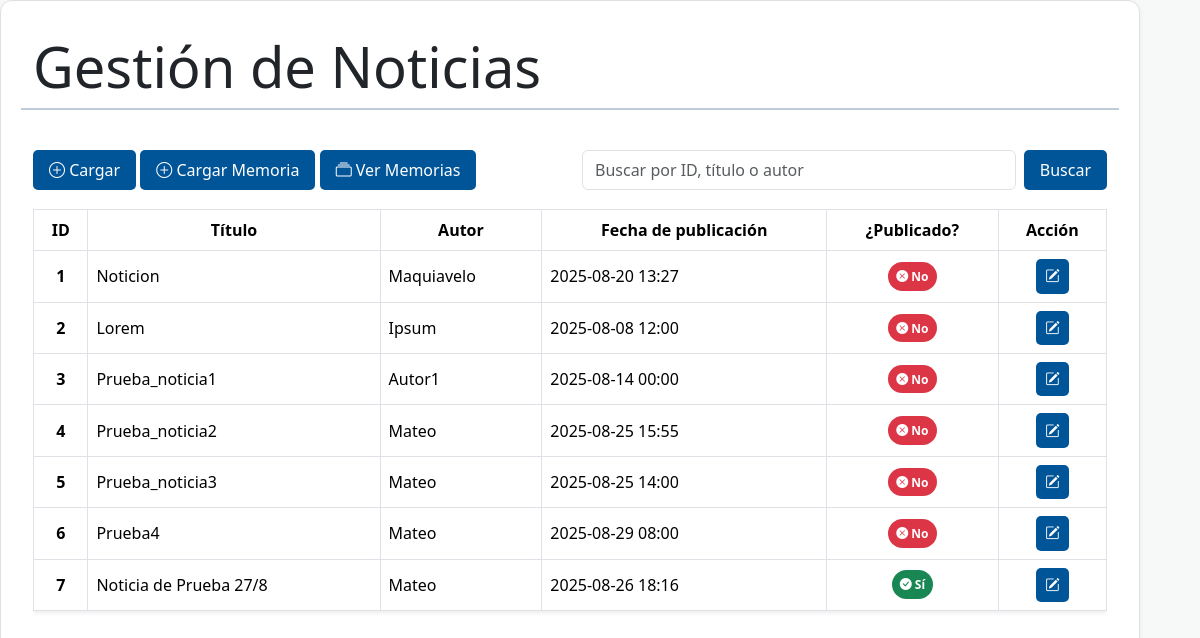
The app's page /vistas/noticias/noticias.php with its own data.
### tables this page shows
CREATE TABLE `noticias` (
  `noticia_id` int(10) UNSIGNED NOT NULL,
  `titulo` varchar(100) NOT NULL,
  `contenido` text NOT NULL,
  `fecha_creacion` datetime NOT NULL DEFAULT current_timestamp(),
  `fecha_publicacion` datetime NOT NULL,
  `fecha_finalizacion` datetime NOT NULL,
  `autor` varchar(50) NOT NULL,
  `foto` varchar(50) DEFAULT NULL COMMENT 'Guarda el nombre de la foto',
  `estado` tinyint(4) NOT NULL DEFAULT 1
);

### vistas/noticias/noticias.php (the view, shortened to what this page needs)
<?php
include_once "../plantilla/head2.php";
mysqli_set_charset($link, "utf8mb4");
    $busqueda = isset($_GET['busqueda']) ? trim($_GET['busqueda']) : '';
    if ($busqueda !== '') {
        $busqueda_esc = mysqli_real_escape_string($link, $busqueda);
        $sql = "SELECT noticia_id, autor, titulo, fecha_creacion, fecha_publicacion, estado FROM noticias
                WHERE noticia_id = '$busqueda_esc'
                OR titulo LIKE '%$busqueda_esc%'
                OR autor LIKE '%$busqueda_esc%'";
    } else {
        $sql = "SELECT noticia_id, autor, titulo, fecha_creacion, fecha_publicacion, estado FROM noticias";
    }
    $items = mysqli_query($link, $sql);
?>
<div class="container main-admin">
    <div class="row mb-3">
        <h4 class="text-dark display-4">Gestión de Noticias</h4>
        <hr>
        <div class="col-md-6">
            <br>
            <a href="index.php?vista=noticias/cargarNoticia" class="btn-cargar"> <i class="bi bi-plus-circle"></i>&nbsp;Cargar</a>
            <a href="index.php?vista=noticias/cargarMemoria" class="btn-cargar"> <i class="bi bi-plus-circle"></i>&nbsp;Cargar Memoria</a>
            <a href="index.php?vista=noticias/verMemorias" class="btn-cargar"> <i class="bi bi-collection"></i>&nbsp;Ver Memorias</a>
        </div>
        <div class="col-md-6">
            <br>
            <form class="d-flex" role="search" method="GET" action="">
                <input class="form-control me-2" type="search" name="busqueda" placeholder="Buscar por ID, título o autor" aria-label="Search" value="<?= htmlspecialchars($busqueda) ?>" />
                <button class="btn-buscar" type="submit">Buscar</button>
            </form>
        </div>
    </div>
    <div class="table-responsive">
        <table class="table table-hover table-bordered align-middle shadow-sm">
            <thead class="encabezado-tabla text-white text-center">
                <tr>
                    <th scope="col">ID</th>
                    <th scope="col">Título</th>
                    <th scope="col">Autor</th>
                    <th scope="col">Fecha de publicación</th>
                    <th scope="col">¿Publicado?</th>
                    <th scope="col">Acción</th>
                </tr>
            </thead>
            <tbody>
                <?php while ($campos = mysqli_fetch_array($items)) { ?>
                    <tr>
                        <td class="text-center fw-bold"><?= $campos['noticia_id'] ?></td>
                        <td><?= $campos['titulo'] ?></td>
                        <td><?= $campos['autor'] ?></td>
                        <td><?= date('Y-m-d H:i', strtotime($campos['fecha_publicacion'])) ?></td>
                        <td class="text-center">
                            <?php if ($campos['estado'] == 1): ?>
                                <span class="badge rounded-pill bg-success p-2">
                                    <i class="bi bi-check-circle-fill"></i> Sí
                                </span>
                            <?php else: ?>
                                <span class="badge rounded-pill bg-danger p-2">
                                    <i class="bi bi-x-circle-fill"></i> No
                                </span>
                            <?php endif; ?>
                        </td>
                        <td class="text-center">
                            <div class="btn-group" role="group">
                                <a href="index.php?vista=noticias/cargarNoticia&id=<?= $campos['noticia_id'] ?>"
                                   class="btn-editar"
                                   data-bs-toggle="tooltip"
                                   data-bs-placement="top"
                                   title="Editar noticia">
                                    <i class="bi bi-pencil-square"></i>
                                </a>
                            </div>
                        </td>
                    </tr>
                <?php } ?>
            </tbody>
        </table>
    </div>
</div>
</body>
</html>

### plantilla/style.css (style rules this page uses)
html, body { margin: 0; background-color: #f7f9f9; display: flex; flex-direction: column; height: 100%; }
.container { width: 100%; padding-left: 1rem; padding-right: 1rem; }
body { font-family: 'Segoe UI', sans-serif; color: #333; }
hr { border: none; height: 2px; background-color: #003366; margin: 1rem 0; }
.main-admin { flex-grow: 1; overflow-x: auto; padding: 2rem; margin: 0; background-color: #fff; border-radius: 0.75rem; box-shadow: 0 2px 6px rgba(0,0,0,0.05); border: 1px solid #e0e0e0; }
.table-responsive { overflow-x: auto; -webkit-overflow-scrolling: touch; }
.table { width: 100%; table-layout: auto; }
thead th { background-color: #e6f0ff; color: #003366; font-weight: 600; }
tbody td { vertical-align: middle; }
.encabezado-tabla { background-color: #003366; }
.btn-cargar { background-color: #005599; color: white; border: none; font-weight: 500; padding: 0.5rem 1rem; border-radius: 5px; text-decoration: none; display: inline-block; transition: background-color 0.3s ease; margin-bottom: 3px; }
.btn-buscar { background-color: #005599; color: white; border: none; padding: 0.5rem 1rem; border-radius: 5px; font-weight: 500; transition: background-color 0.3s ease; }
.btn-editar { background-color: #005599; color: white; border: none; padding: 0.4rem 0.6rem; border-radius: 5px; font-size: 0.9rem; font-weight: 500; display: inline-block; transition: background-color 0.3s ease; text-decoration: none; }

### records on screen
noticias: noticia_id "1", titulo "Noticion", autor "Maquiavelo", fecha_publicacion "2025-08-20 13:27", estado 0 (drawn)
noticias: noticia_id "2", titulo "Lorem", autor "Ipsum", fecha_publicacion "2025-08-08 12:00", estado 0 (drawn)
noticias: noticia_id "3", titulo "Prueba_noticia1", autor "Autor1", fecha_publicacion "2025-08-14 00:00", estado 0 (drawn)
noticias: noticia_id "4", titulo "Prueba_noticia2", autor "Mateo", fecha_publicacion "2025-08-25 15:55", estado 0 (drawn)
noticias: noticia_id "5", titulo "Prueba_noticia3", autor "Mateo", fecha_publicacion "2025-08-25 14:00", estado 0 (drawn)
noticias: noticia_id "6", titulo "Prueba4", autor "Mateo", fecha_publicacion "2025-08-29 08:00", estado 0 (drawn)
noticias: noticia_id "7", titulo "Noticia de Prueba 27/8", autor "Mateo", fecha_publicacion "2025-08-26 18:16", estado 1 (drawn)
